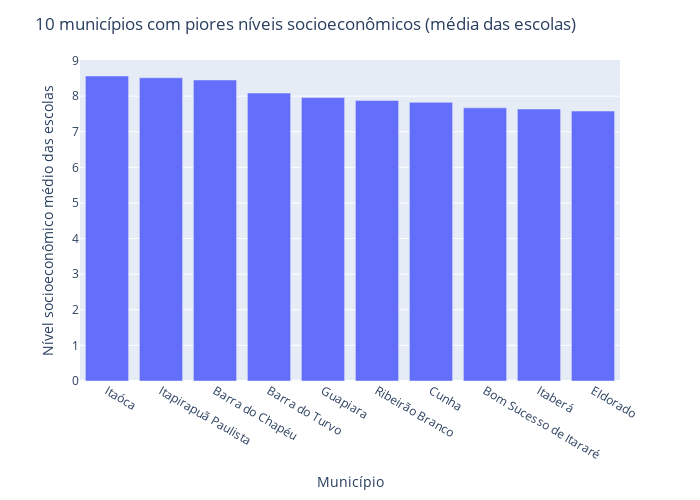

The notebook cell saved with this chart:
### Code cell
#plotagem do gráfico de barra dos 10 piores INSE com Plotly
fig = px.bar(df1,
             x='name', y="nivel_socio_economico", height=500, width=700,
             barmode='stack', labels={"name": "Nome", 'nivel_socio_economico':"Nível socioeconômico "})
fig.update_layout(title = '10 municípios com piores níveis socioeconômicos (média das escolas)')
fig.update_xaxes(title = 'Município')
fig.update_yaxes(title = 'Nível socioeconômico médio das escolas')
fig.show()

### Figure 1 — Plotly figure (JSON) as saved in the notebook; plotly's stock layout.template omitted (floating-point values rounded to 4 significant figures)
{"data": [{"alignmentgroup": "True", "hovertemplate": "Nome=%{x}<br>Nível socioeconômico =%{y}<extra></extra>", "legendgroup": "", "marker": {"color": "#636efa", "pattern": {"shape": ""}}, "name": "", "offsetgroup": "", "orientation": "v", "showlegend": false, "textposition": "auto", "type": "bar", "x": ["Itaóca", "Itapirapuã Paulista", "Barra do Chapéu", "Barra do Turvo", "Guapiara", "Ribeirão Branco", "Cunha", "Bom Sucesso de Itararé", "Itaberá", "Eldorado"], "xaxis": "x", "y": [8.563, 8.515, 8.453, 8.085, 7.959, 7.875, 7.825, 7.67, 7.638, 7.58], "yaxis": "y"}], "layout": {"barmode": "stack", "height": 500, "legend": {"tracegroupgap": 0}, "margin": {"t": 60}, "title": {"text": "10 municípios com piores níveis socioeconômicos (média das escolas)"}, "width": 700, "xaxis": {"anchor": "y", "domain": [0, 1], "title": {"text": "Município"}}, "yaxis": {"anchor": "x", "domain": [0, 1], "title": {"text": "Nível socioeconômico médio das escolas"}}}}
